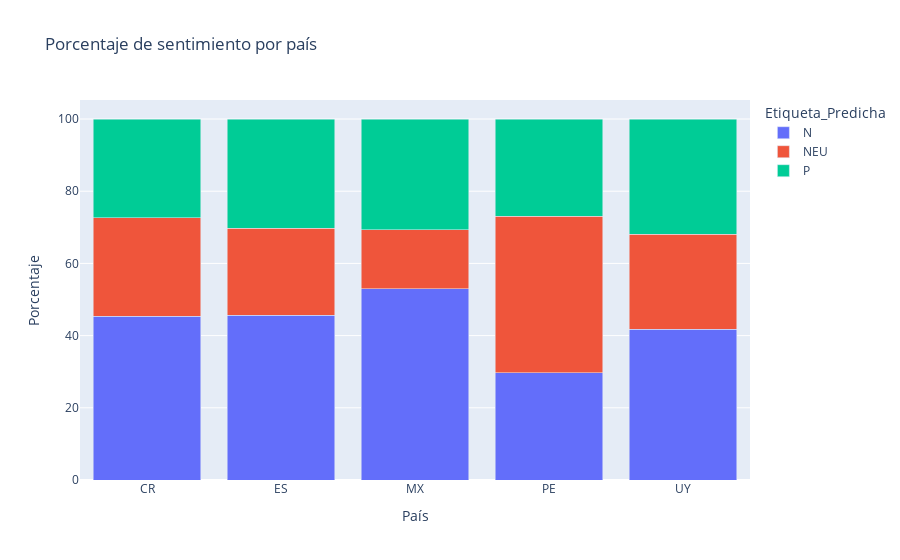

This figure's notebook cell:
### Code cell
df_filtered = df_tokenized_copy[df_tokenized_copy['Etiqueta_Predicha'].isin(['P', 'N', 'NEU'])]

grouped = df_filtered.groupby(['Pais', 'Etiqueta_Predicha']).size().reset_index(name='Count')

total_registros = grouped.groupby('Pais')['Count'].sum().reset_index(name='Total')

# Calcular el porcentaje de cada etiqueta por país
grouped = grouped.merge(total_registros, on='Pais')
grouped['Percentage'] = round((grouped['Count'] / grouped['Total'] * 100), 2)

# Generar el gráfico de barras con Plotly Express
fig = px.bar(grouped, x='Pais', y='Percentage', color='Etiqueta_Predicha',
             title='Porcentaje de sentimiento por país',
             labels={'Pais': 'País', 'Percentage': 'Porcentaje', 'Etiqueta': 'Etiqueta'},
             barmode='stack')

# Mostrar el gráfico
fig.show()

### Figure 1 — Plotly figure (JSON) as saved in the notebook; plotly's stock layout.template omitted (floating-point values rounded to 4 significant figures)
{"data": [{"alignmentgroup": "True", "hovertemplate": "Etiqueta_Predicha=N<br>País=%{x}<br>Porcentaje=%{y}<extra></extra>", "legendgroup": "N", "marker": {"color": "#636efa", "pattern": {"shape": ""}}, "name": "N", "offsetgroup": "N", "orientation": "v", "showlegend": true, "textposition": "auto", "type": "bar", "x": ["CR", "ES", "MX", "PE", "UY"], "xaxis": "x", "y": [45.43, 45.65, 53.03, 29.71, 41.78], "yaxis": "y"}, {"alignmentgroup": "True", "hovertemplate": "Etiqueta_Predicha=NEU<br>País=%{x}<br>Porcentaje=%{y}<extra></extra>", "legendgroup": "NEU", "marker": {"color": "#EF553B", "pattern": {"shape": ""}}, "name": "NEU", "offsetgroup": "NEU", "orientation": "v", "showlegend": true, "textposition": "auto", "type": "bar", "x": ["CR", "ES", "MX", "PE", "UY"], "xaxis": "x", "y": [27.16, 24.16, 16.26, 43.37, 26.3], "yaxis": "y"}, {"alignmentgroup": "True", "hovertemplate": "Etiqueta_Predicha=P<br>País=%{x}<br>Porcentaje=%{y}<extra></extra>", "legendgroup": "P", "marker": {"color": "#00cc96", "pattern": {"shape": ""}}, "name": "P", "offsetgroup": "P", "orientation": "v", "showlegend": true, "textposition": "auto", "type": "bar", "x": ["CR", "ES", "MX", "PE", "UY"], "xaxis": "x", "y": [27.41, 30.2, 30.71, 26.92, 31.92], "yaxis": "y"}], "layout": {"barmode": "stack", "legend": {"title": {"text": "Etiqueta_Predicha"}, "tracegroupgap": 0}, "title": {"text": "Porcentaje de sentimiento por país"}, "xaxis": {"anchor": "y", "domain": [0, 1], "title": {"text": "País"}}, "yaxis": {"anchor": "x", "domain": [0, 1], "title": {"text": "Porcentaje"}}}}
